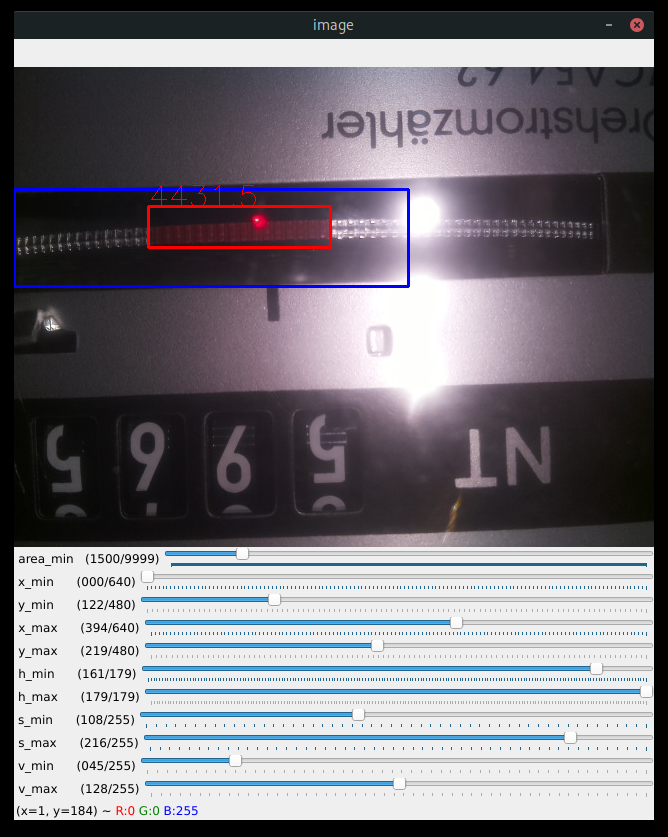
#> input picture images/calib.png, 668 x 837 px, given in place of calib.jpg, which was not available
$ python calib.py
#> lines starting #> are read from the running program, lines starting #| are printed output that depends on the picture; after the words box and inside, x2 and y2 are one past the last pixel; in counts of white or black regions, pixels touching at a corner belong together; pictures that were not available may be replaced by others from this repository, and a replacement may not be noted
#!/usr/bin/env python3

import numpy as np
import cv2


def nothing(x):
    pass


def main():
    cv2.namedWindow('image')

    cv2.createTrackbar('area_min', 'image', 1500, 9999, nothing)

    cv2.createTrackbar('x_min', 'image', 0, 640, nothing)
    cv2.createTrackbar('y_min', 'image', 122, 480, nothing)
    cv2.createTrackbar('x_max', 'image', 394, 640, nothing)
    cv2.createTrackbar('y_max', 'image', 219, 480, nothing)

    cv2.createTrackbar('h_min', 'image', 161, 179, nothing)
    cv2.createTrackbar('h_max', 'image', 179, 179, nothing)
    cv2.createTrackbar('s_min', 'image', 108, 255, nothing)
    cv2.createTrackbar('s_max', 'image', 216, 255, nothing)
    cv2.createTrackbar('v_min', 'image', 45, 255, nothing)
    cv2.createTrackbar('v_max', 'image', 128, 255, nothing)

    while True:
        image_frame = cv2.imread("calib.jpg")
#> image_frame is the input picture: shape (837, 668, 3); mean B, G, R 125.7, 119.2, 122
        hsv_frame = cv2.cvtColor(image_frame, cv2.COLOR_BGR2HSV)
#> hsv_frame: shape (837, 668, 3); mean H, S, V 77.1, 29.6, 128

        # Mask Area for detection
        min_area = cv2.getTrackbarPos('area_min', 'image')
        x_min = cv2.getTrackbarPos('x_min', 'image')
        y_min = cv2.getTrackbarPos('y_min', 'image')
        x_max = cv2.getTrackbarPos('x_max', 'image')
        y_max = cv2.getTrackbarPos('y_max', 'image')

        mask = np.zeros(hsv_frame.shape[:2], dtype="uint8")
        cv2.rectangle(mask, (x_min, y_min), (x_max, y_max), 255, -1)
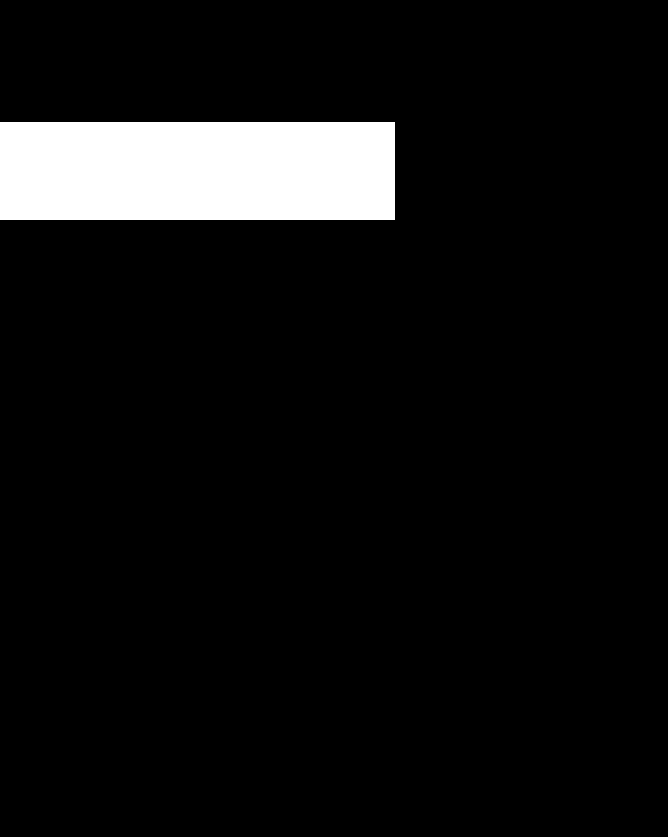
#> mask: shape (837, 668); 6.9% white; 1 white region, box (x1, y1, x2, y2) and area: (0, 122, 395, 220) 38710
        cv2.rectangle(image_frame, (x_min, y_min), (x_max, y_max), (255, 0, 0), 2)
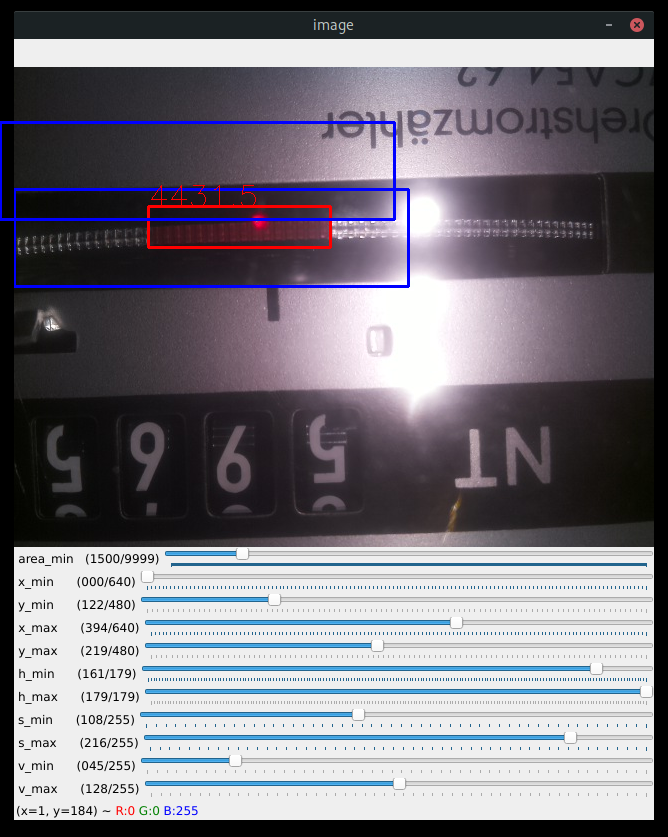
#> image_frame: shape (837, 668, 3); 0.51% of pixels changed, all inside (x1, y1, x2, y2) = (0, 121, 396, 221)
        hsv_frame = cv2.bitwise_and(hsv_frame, hsv_frame, mask=mask)
#> hsv_frame: shape (837, 668, 3); mean H, S, V 8.4, 3, 5.8

        h_min = cv2.getTrackbarPos('h_min', 'image')
        h_max = cv2.getTrackbarPos('h_max', 'image')
        s_min = cv2.getTrackbarPos('s_min', 'image')
        s_max = cv2.getTrackbarPos('s_max', 'image')
        v_min = cv2.getTrackbarPos('v_min', 'image')
        v_max = cv2.getTrackbarPos('v_max', 'image')

        # Set range and define mask
        red_lower = np.array([h_min, s_min, v_min], np.uint8)
        red_upper = np.array([h_max, s_max, v_max], np.uint8)

        red_mask = cv2.inRange(hsv_frame, red_lower, red_upper)
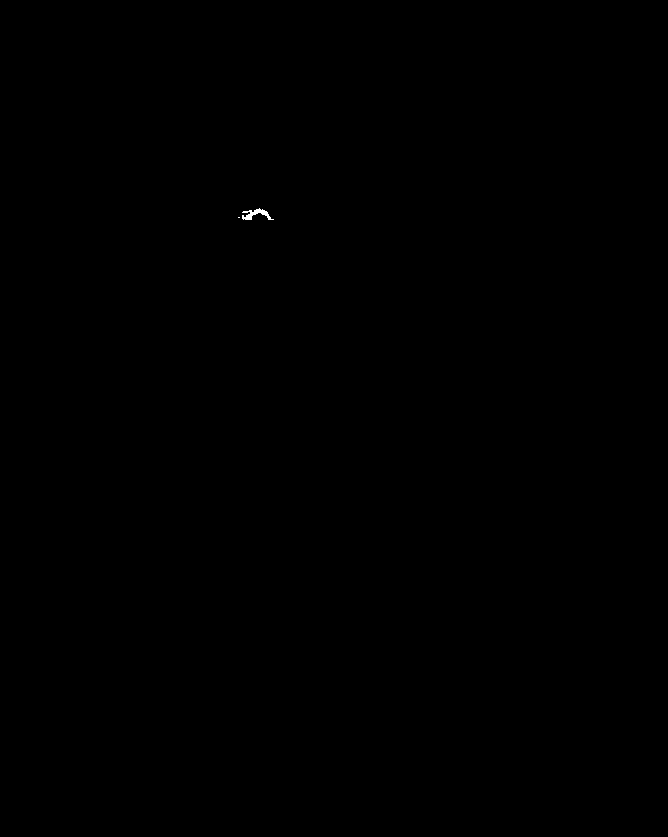
#> red_mask: shape (837, 668); 0.03% white; 2 white regions (1 under 20 px), largest, box (x1, y1, x2, y2) and area: (242, 208, 274, 220) 162

        red_mask = cv2.dilate(red_mask, np.ones((5, 5), "uint8"))
#> red_mask: shape (837, 668); 0.08% white; 1 white region
        cv2.bitwise_and(image_frame, image_frame, mask=red_mask)

        # Creating contour to track red color
        contours, hierarchy = cv2.findContours(red_mask, cv2.RETR_TREE, cv2.CHAIN_APPROX_SIMPLE)
#> contours = 1 contour; box (x1, y1, x2, y2) and area: (236, 206, 276, 222) 377

        if contours:
            max_area = 0
            max_contour = contours[0]
#> max_contour = contour of 44 points, box (x1, y1, x2, y2) (236, 206, 276, 222), area 377

            for pic, contour in enumerate(contours):
                area = cv2.contourArea(contour)
                if area > max_area:
                    max_area = area
                    max_contour = contour
#> this loop made 1 pass
#> (pic, area, max_area) on pass 1: (0, 377, 377)
#> after the loop, max_area = 377

            if max_area > min_area:
                x, y, w, h = cv2.boundingRect(max_contour)
                cv2.rectangle(image_frame, (x, y), (x + w, y + h), (0, 0, 255), 2)
                cv2.putText(image_frame, str(max_area), (x, y), cv2.FONT_HERSHEY_SIMPLEX, 1.0, (0, 0, 255))

        cv2.imshow('image', image_frame)

        if cv2.waitKey(10) & 0xFF == ord('q'):
#> (key q is pressed here)
            print("""
MIN_AREA = {}

X_MIN = {}
Y_MIN = {}
X_MAX = {}
Y_MAX = {}

H_MIN = {}
H_MAX = {}
S_MIN = {}
S_MAX = {}
V_MIN = {}
V_MAX = {}
""".format(min_area, x_min, y_min, x_max, y_max, h_min, h_max, s_min, s_max, v_min, v_max))
            cv2.destroyAllWindows()
            break


if __name__ == "__main__":
    main()
